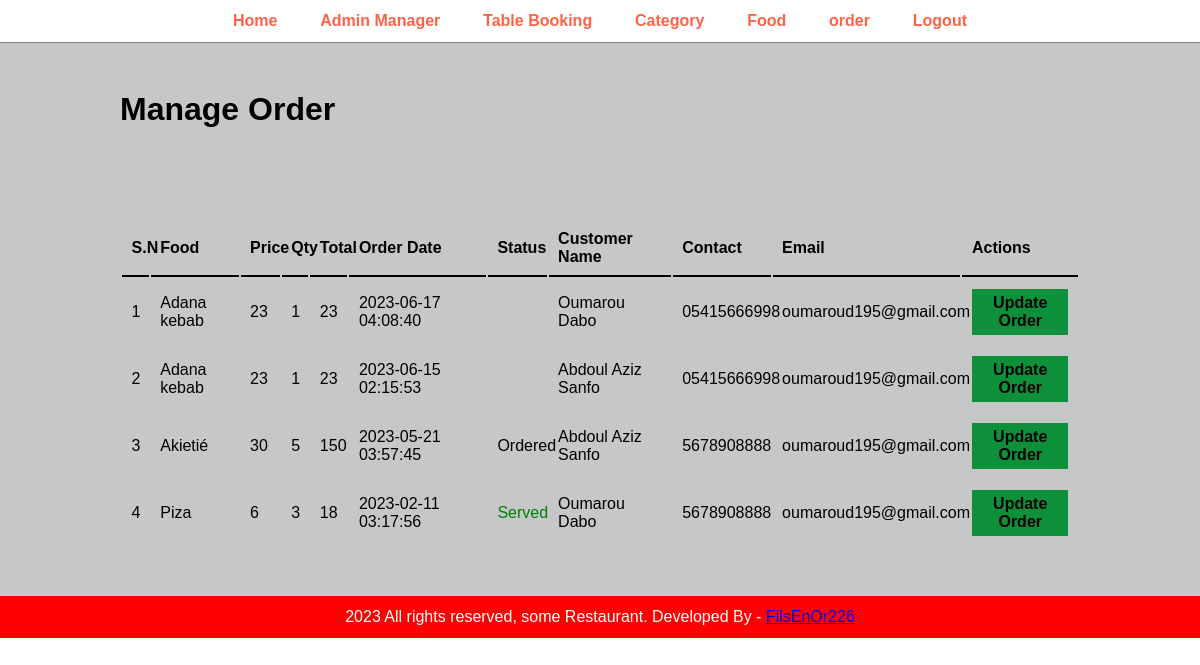
Screenshot of /admin/manage-order.php (signed in) with the database file from the repository.
### tables this page shows
CREATE TABLE `tbl_order` (
  `id` int(10) UNSIGNED NOT NULL,
  `food` varchar(150) NOT NULL,
  `price` decimal(10,0) NOT NULL,
  `qty` int(11) NOT NULL,
  `total` decimal(10,0) NOT NULL,
  `order_date` datetime NOT NULL,
  `status` varchar(90) NOT NULL,
  `customer_name` varchar(150) NOT NULL,
  `customer_contact` varchar(20) NOT NULL,
  `customer_email` varchar(155) NOT NULL
);

### admin/manage-order.php (the view, shortened to what this page needs)
<?php include("partials/menu.php");?>
<div class="main-content">
<div class="wrapper">
<h1> Manage Order </h1>
<br/> <br/><br/>
            <br><br>
    <table class="tbl-full">
        <tr>
            <th>S.N</th>
            <th> Food</th>
            <th>Price</th>
            <th>Qty</th>
            <th>Total</th>
            <th>Order Date</th>
            <th>Status</th>
            <th>Customer Name</th>
            <th>Contact</th>
            <th>Email</th>
            <th>Actions</th>
        </tr>
        <?php
            $sql = "SELECT * FROM tbl_order ORDER BY id DESC";
            $res = mysqli_query($conn,$sql);
            $count =mysqli_num_rows($res);
            $sn =1;
            if($count>0)
            {
                while($row=mysqli_fetch_assoc($res))
                {
                $id =$row['id'];
                $food =$row['food'];
                $price =$row['price'];
                $qty =$row['qty'];
                $total =$row['total'];
                $order_date =$row['order_date'];
                $status =$row['status'];
                $customer_name =$row['customer_name'];
                $customer_contact =$row['customer_contact'];
                $custmer_email =$row['customer_email'];
                ?>
                    <tr>
                    <td><?php echo $sn++;?></td>
                    <td><?php echo $food;?></td>
                    <td><?php echo $price;?></td>
                    <td><?php echo $qty;?></td>
                    <td><?php echo $total;?></td>
                    <td><?php echo $order_date;?></td>
                    <td>
                        <?php
                            if($status=="Ordered")
                            {
                                echo "<label>$status</label>";
                            }
                            elseif($status=="Cooking")
                            {
                                echo "<label style='color:Orange;'>$status</label>";
                            }
                            elseif($status=="Served")
                            {
                                echo "<label style='color:Green;'>$status</label>";
                            }
                            elseif($status=="Cancelled")
                            {
                                echo "<label style='color:Red;'>$status</label>";
                            }
                         ?>
                    </td>
                    <td><?php echo $customer_name;?></td>
                    <td><?php echo $customer_contact;?></td>
                    <td><?php echo $custmer_email;?></td>
                    <td>
                    <a href="<?php echo SITEURL; ?>admin/update-order.php?id=<?php echo $id; ?>" class = "btn-secondary"> Update Order</a>
                    </td>
                </tr>
                <?php
                }
            }
            else
            {
                echo "<tr><td colspan ='12' class= 'error'> Order not available</td></tr>";
            }
        ?>
    </table>
</div>
</div>
<?php include("partials/footer.php");?>

### css/admin.css (style rules this page uses)
* { margin: 0; padding: 0; font-family: Arial, Helvetica, sans-serif; }
.wrapper { padding: 1%; width: 80%; margin: 0 auto; }
.tbl-full { width: 100%; }
table tr th { border-bottom: 2px solid black; padding: 1%; text-align: left; }
table tr td { padding: 1%; }
.btn-secondary { background-color:rgb(14, 144, 59); padding: 5px 10px; display: inline-block; text-align: center; color: rgb(0, 0, 0); text-decoration: none; font-weight: bold; }
.main-content { background-color: rgb(197, 199, 200); padding: 3% 0; }
label { display: block; font: 1rem 'Fira Sans', sans-serif; }
input, label { margin: 0.4rem 0; }

### rows the page displays
tbl_order: food "Adana kebab", price "23", qty "1", total "23", order_date "2023-06-17 04:08:40", customer_name "Oumarou Dabo", customer_contact "05415666998", customer_email "oumaroud195@gmail.com"
tbl_order: food "Adana kebab", price "23", qty "1", total "23", order_date "2023-06-15 02:15:53", customer_name "Abdoul Aziz Sanfo", customer_contact "05415666998", customer_email "oumaroud195@gmail.com"
tbl_order: food "Akietié", price "30", qty "5", total "150", order_date "2023-05-21 03:57:45", status "Ordered", customer_name "Abdoul Aziz Sanfo", customer_contact "5678908888", customer_email "oumaroud195@gmail.com"
tbl_order: food "Piza", price "6", qty "3", total "18", order_date "2023-02-11 03:17:56", status "Served", customer_name "Oumarou Dabo", customer_contact "5678908888", customer_email "oumaroud195@gmail.com"
